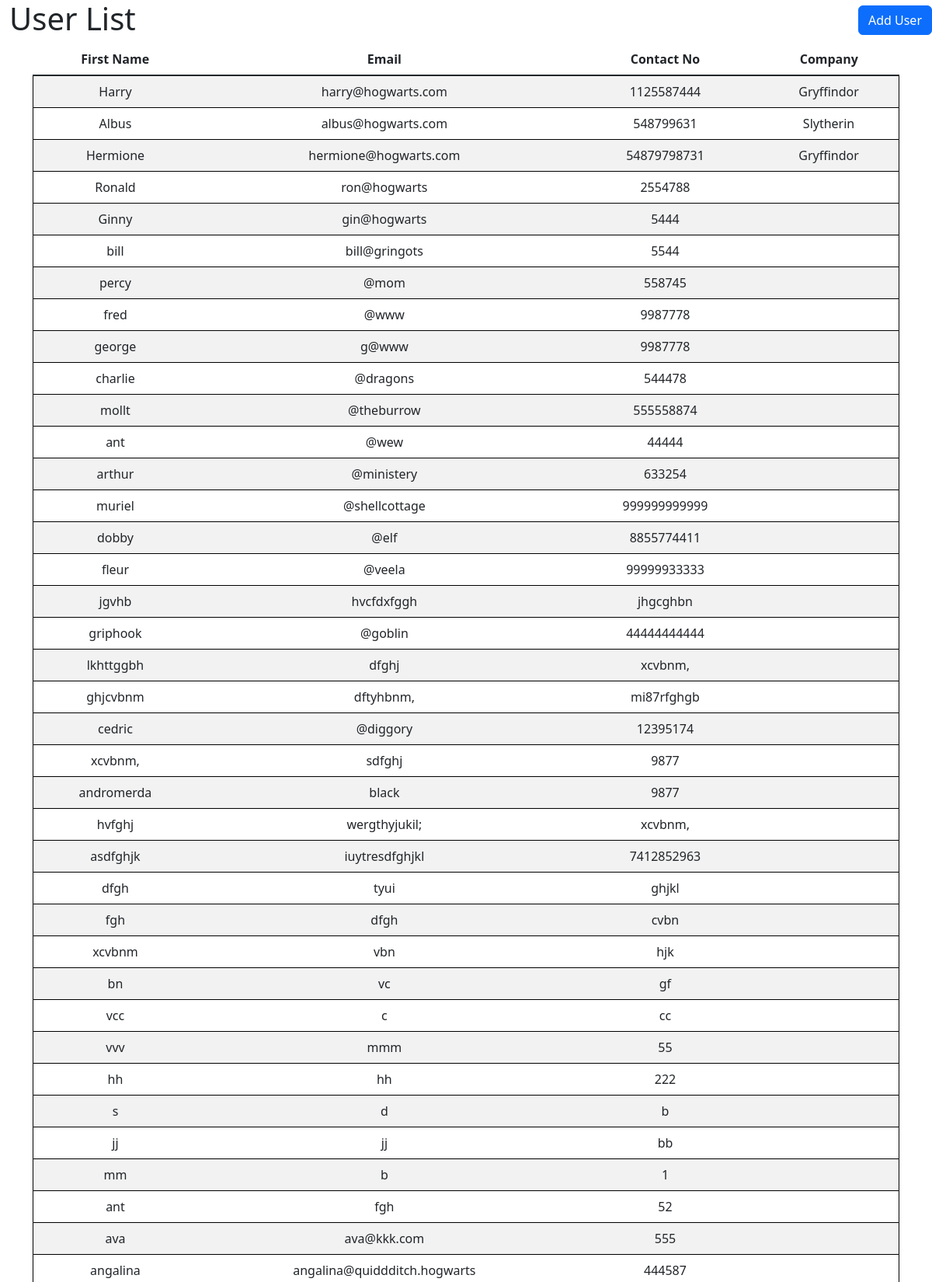
The app's page /show/table (upper part) with its own data.
### server.py (models this page shows, shortened)
class User(db.Model, UserMixin):
    user_id = db.Column(db.Integer, primary_key=True, autoincrement=True)
    email = db.Column(db.String(100),unique=True)
    password_hash = db.Column(db.String(500))
    first_name = db.Column(db.String(100),nullable=False)
    middle_name = db.Column(db.String(100),nullable=False)
    last_name = db.Column(db.String(100))
    contact_no =  db.Column(db.String(100),nullable=False)
    alt_contact_no = db.Column(db.String(100), nullable=True, default=None)
    company_id = mapped_column(Integer, ForeignKey("company.comp_id"))
    company = relationship("Company",backref=backref('users', lazy=True))
    is_deleted = db.Column(db.Boolean, default=False)
    created_by = db.Column(db.String(100), nullable=False)
    created_dt = db.Column(db.DateTime(timezone=True), server_default=func.now())
    updated_by = db.Column(db.String(100), nullable=False)
    updated_dt = db.Column(db.DateTime(timezone=True), server_default=func.now())

class Company(db.Model):
    comp_id = db.Column(db.Integer, primary_key=True,autoincrement=True)
    code = db.Column(db.String(5),  unique=True, nullable=False)
    name = db.Column(db.String(100),unique=True,nullable=False)
    contact_no =  db.Column(db.String(100))
    email_address = db.Column(db.String(100),unique=True)
    address = db.Column(db.String(100),unique=False)
    license_num = db.Column(db.String(100))
    logo_url = db.Column(db.String(500),unique=False)
    is_deleted = db.Column(db.Boolean, default=False)
    created_by = db.Column(db.String(100), nullable=False)
    created_dt = db.Column(db.DateTime(timezone=True), server_default=func.now())
    updated_by = db.Column(db.String(100), nullable=False)
    updated_dt = db.Column(db.DateTime(timezone=True), server_default=func.now())

### server.py (the view)
@app.route("/show/table")
def show_post():
    print("jjjjjjj")
    post = User.query.all()
    return render_template('partials/show.html', post=post)

### templates/partials/show.html (shortened to what this page needs)
{% extends 'base.html' %}
{% block content %}
<head>
    <link href="https://cdnjs.cloudflare.com/ajax/libs/twitter-bootstrap/5.3.0/css/bootstrap.min.css" rel="stylesheet">
    <link href="https://cdn.datatables.net/2.1.3/css/dataTables.bootstrap5.css" rel="stylesheet">
</head>
<body>
    <h1>User List</h1>
</div>
    <div class="container text-center">
    <table id="example" class="table table-striped" style="width:100%">
        <thead>
            <tr>
                <th>First Name</th>
                <th>Email</th>
                <th>Contact No</th>
                <th>Company</th>
            </tr>
        </thead>
        <tbody class="table-group-divider">
            {% for user in post %}
            <tr class="border border-black">
                <td>{{ user.first_name }}</td>
                <td>{{ user.email }}</td>
                <td>{{ user.contact_no }}</td>
                <td>{{ user.company.name}}</td>
            </tr>
            {% endfor %}
        </tbody>
    </table>
    <div id="dynamic-form" class="position-absolute top-0 end-0">
        <button id="btn" class="btn btn-primary" hx-get="{{ url_for('add_user') }}" hx-target="#dynamicform" hx-swap="outerHTML">Add User</button>
    </div>
{% endblock %}

### static/style.css (style rules this page uses)
html, body { height: 100%; }
body { height: -moz-calc(100% - 113px); height: -webkit-calc(100% - 113px); height: calc(100% - 113px); }
body { background: #535856c1; }
.btn { margin-left: 10px; margin-top: 7px; font-size: 16px; font-family: 'OpenSansBold'; padding: 5px 15px 10px 15px; }
table, th, td { border-left: none; border-right: none; }
h1 { font-size: 36px; }

### records on screen
User: first_name "Harry", email "harry@hogwarts.com", contact_no "1125587444", company.name "Gryffindor"
User: first_name "Albus", email "albus@hogwarts.com", contact_no "548799631", company.name "Slytherin"
User: first_name "Hermione", email "hermione@hogwarts.com", contact_no "54879798731", company.name "Gryffindor"
User: first_name "Ronald", email "ron@hogwarts", contact_no "2554788"
User: first_name "Ginny", email "gin@hogwarts", contact_no "5444"
User: first_name "bill", email "bill@gringots", contact_no "5544"
User: first_name "percy", email "@mom", contact_no "558745"
User: first_name "fred", email "@www", contact_no "9987778"
User: first_name "george", email "g@www", contact_no "9987778"
User: first_name "charlie", email "@dragons", contact_no "544478"
User: first_name "mollt", email "@theburrow", contact_no "555558874"
User: first_name "ant", email "@wew", contact_no "44444"
User: first_name "arthur", email "@ministery", contact_no "633254"
User: first_name "muriel", email "@shellcottage", contact_no "999999999999"
User: first_name "dobby", email "@elf", contact_no "8855774411"
User: first_name "fleur", email "@veela", contact_no "99999933333"
User: first_name "jgvhb", email "hvcfdxfggh", contact_no "jhgcghbn"
User: first_name "griphook", email "@goblin", contact_no "44444444444"
User: first_name "lkhttggbh", email "dfghj", contact_no "xcvbnm,"
User: first_name "ghjcvbnm", email "dftyhbnm,", contact_no "mi87rfghgb"
User: first_name "cedric", email "@diggory", contact_no "12395174"
User: first_name "xcvbnm,", email "sdfghj", contact_no "9877"
User: first_name "andromerda", email "black", contact_no "9877"
User: first_name "hvfghj", email "wergthyjukil;", contact_no "xcvbnm,"
User: first_name "asdfghjk", email "iuytresdfghjkl", contact_no "7412852963"
User: first_name "dfgh", email "tyui", contact_no "ghjkl"
User: first_name "fgh", email "dfgh", contact_no "cvbn"
User: first_name "xcvbnm", email "vbn", contact_no "hjk"
User: first_name "bn", email "vc", contact_no "gf"
User: first_name "vcc", email "c", contact_no "cc"
User: first_name "vvv", email "mmm", contact_no "55"
User: first_name "hh", email "hh", contact_no "222"
User: first_name "s", email "d", contact_no "b"
User: first_name "jj", email "jj", contact_no "bb"
User: first_name "mm", email "b", contact_no "1"
User: first_name "ant", email "fgh", contact_no "52"
User: first_name "ava", email "ava@kkk.com", contact_no "555"
User: first_name "angalina", email "angalina@quiddditch.hogwarts", contact_no "444587"
